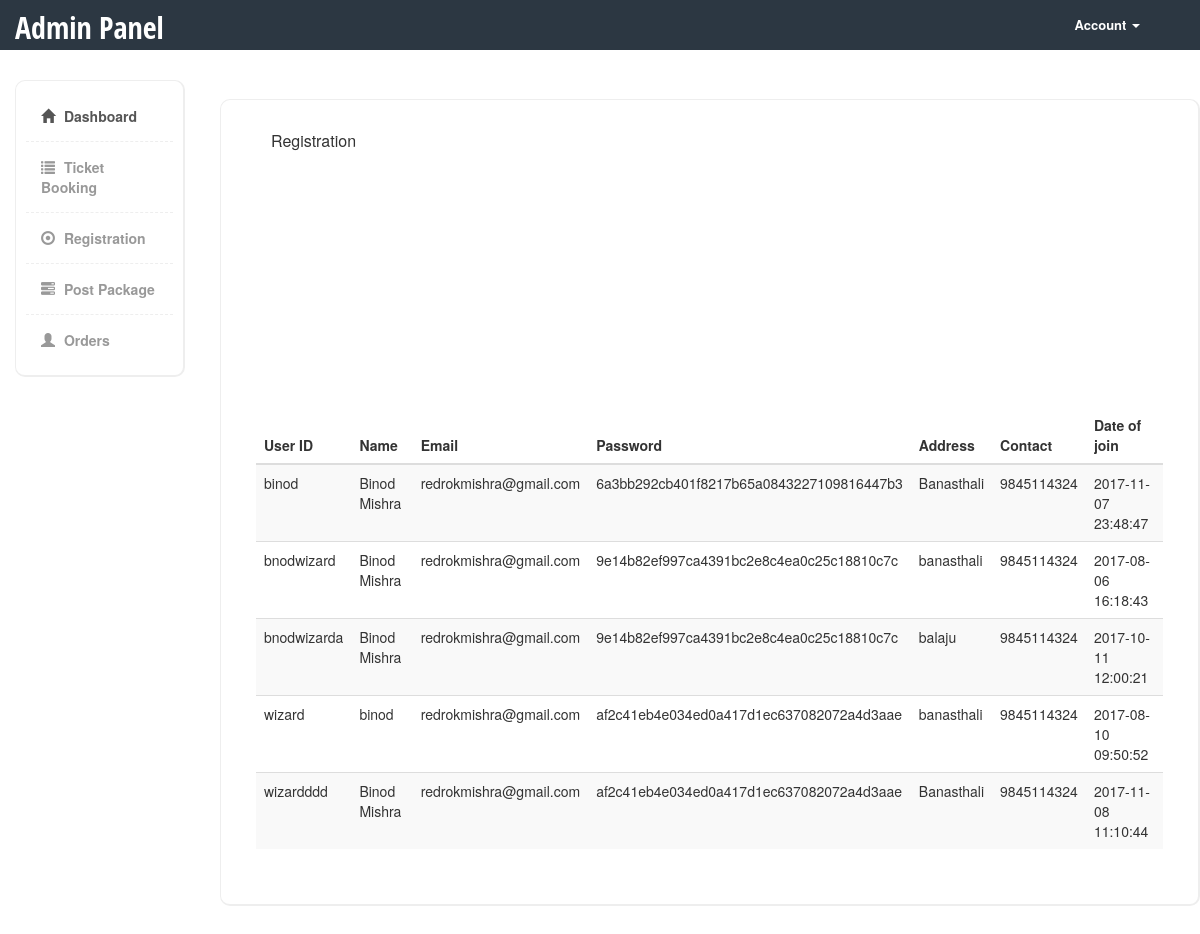
The app's page /admin/registration.php (signed in) with its own data.
### tables this page shows
CREATE TABLE `register` (
  `userid` varchar(50) NOT NULL COMMENT 'userid',
  `name` varchar(50) NOT NULL COMMENT 'name',
  `email` varchar(50) NOT NULL COMMENT 'email',
  `password` varchar(50) NOT NULL COMMENT 'password',
  `address` varchar(500) NOT NULL COMMENT 'address',
  `contact` varchar(50) NOT NULL COMMENT 'contact',
  `date` timestamp NOT NULL DEFAULT CURRENT_TIMESTAMP ON UPDATE CURRENT_TIMESTAMP
);

### admin/registration.php (the view, shortened to what this page needs)
<!DOCTYPE html>
<html>
  <head>
    <link href="bootstrap/css/bootstrap.min.css" rel="stylesheet">
    <link href="css/styles.css" rel="stylesheet">
    <link rel="stylesheet" type="text/css" href="css/bootstrap.css">
	<link rel="stylesheet" type="text/css" href="css/bootstrap-responsive.css">
  </head>
  <body>
  	<div class="header">
	     <div class="container">
	        <div class="row">
	           <div class="col-md-5">
	              <div class="logo">
	                 <h1><a href="index.html">Admin Panel</a></h1>
	              </div>
	           </div>
	           <div class="col-md-2">
	              <div class="navbar navbar-inverse" role="banner">
	                  <nav class="collapse navbar-collapse bs-navbar-collapse navbar-right" role="navigation">
	                    <ul class="nav navbar-nav">
	                      <li class="dropdown">
	                        <a href="#" class="dropdown-toggle" data-toggle="dropdown">Account <b class="caret"></b></a>
	                      </li>
	                    </ul>
	                  </nav>
	              </div>
	           </div>
	        </div>
	     </div>
	</div>
    <div class="page-content">
    	<div class="row">
		  <div class="col-md-2">
		  	<div class="sidebar content-box" style="display: block;">
                <ul class="nav">
                    <li class="current"><a href="index.php"><i class="glyphicon glyphicon-home"></i> Dashboard</a></li>
                    <li><a href="booking.php"><i class="glyphicon glyphicon-list"></i> Ticket Booking</a></li>
                    <li><a href="registration.php"><i class="glyphicon glyphicon-record"></i> Registration</a></li>
                    <li><a href="package.php"><i class="glyphicon glyphicon-tasks"></i> Post Package</a></li>
                    <li><a href="packageorder.php"><i class="glyphicon glyphicon-user"></i> Orders</a></li>
                </ul>
             </div>
		  </div>
		</div>
    </div>
 <div class="content-box-large" style="margin-left: 220px;margin-top: -308px;">
  				<div class="panel-heading">
					<div class="panel-title">Registration</div>
				</div>
  				<div class="panel-body">
  					<div class="table-responsive">
     <?php
						$query = "select * from register";
						$result = mysql_query($query);
								echo "<table align='center' class='table table-hover table-striped' id='example' style='margin-top:-200px;'>";
									echo "<thead>";
										echo "<tr>";
											echo "<th>User ID</th>";
											echo "<th>Name</th>";
											echo "<th>Email</th>";
											echo "<th>Password</th>";
											echo "<th>Address</th>";
											echo "<th>Contact</th>";
											echo "<th>Date of join</th>";
										echo "</tr>";
									echo "</thead>";
									echo "<tbody>";
									while($row = mysql_fetch_array($result))
									{
										echo "<tr>";
											echo "<td>". $row['userid'] ."</td>";
											echo "<td>". $row['name'] ."</td>";
											echo "<td>". $row['email'] ."</td>";
											echo "<td>". $row['password'] ."</td>";
											echo "<td>". $row['address'] ."</td>";
											echo "<td>". $row['contact'] ."</td>";
											echo "<td>". $row['date'] ."</td>";
										echo "</tr>";
								}
									echo "</tbody>";
								echo "</table>";
					?>
</div>
  				</div>
  			</div>
  </body>
</html>

### admin/css/styles.css (style rules this page uses)
body { font-family: 'Open Sans', sans-serif; background-color: #f7f7f7; position: relative; margin: 0px; font-size: 12px; padding: 0px; }
.page-content > .row { margin-left: 0px !important; margin-right: 0px !important; margin-top: 30px; }
.header { height:50px; background-color: #2c3742; }
.header .logo h1 { font-size:30px; margin:0px; padding:10px 0px; }
.header .logo h1 a { color:#fff; font-family: 'Open Sans Condensed', sans-serif; }
.header .navbar * { box-shadow:none !important; }
.header .navbar { background:none !important; border:0px !important; }
.header .navbar .nav > li > a { color:#fff !important; font-size:13px !important; border-bottom:0px !important; margin-top:0px !important; font-weight:bold; }
.header .navbar-collapse { border:0px !important; }
.header .navbar-nav .caret { border-top-color:#fff !important; border-bottom-color:#fff !important; }
.content-box, .content-box-large { margin-bottom:30px; background:#fff; border-radius:10px; padding:10px; border-left:1px solid #eee; border-top:1px solid #eee; border-right:2px solid #eee; border-bottom:2px solid #eee; }
.content-box-large { padding: 20px; }
.sidebar ul.nav, .sidebar ul.nav ul { list-style: none; padding: 0px; margin: 0px; }
.sidebar .nav > li { margin: 0; border-bottom:1px dashed #eee; }
.sidebar .nav > li:last-child { border-bottom:0px; }
.sidebar .nav > li > a { font-size: 14px; line-height: 20px; padding: 15px 15px; color: #999; display: block; font-weight:bold; background:none; text-decoration: none; border-top:0px; font-weight:bold; }
.sidebar .nav > li > a > i { margin-right:5px; }
.sidebar .nav li a:hover, .sidebar .nav li.current > a { background: #fff; color: #555; border-bottom:0px; }
body { background-color: #eff0f3; }
.panel-heading>.panel-title, .content-box-header .panel-title { float: left; padding: 10px 15px; padding-top: 0px; }
.panel-body { clear:both; }

### records on screen
register: userid "binod", name "Binod Mishra", email "redrokmishra@gmail.com", password "6a3bb292cb401f8217b65a0843227109816447b3", address "Banasthali", contact "9845114324", date "2017-11-07 23:48:47"
register: userid "bnodwizard", name "Binod Mishra", email "redrokmishra@gmail.com", password "9e14b82ef997ca4391bc2e8c4ea0c25c18810c7c", address "banasthali", contact "9845114324", date "2017-08-06 16:18:43"
register: userid "bnodwizarda", name "Binod Mishra", email "redrokmishra@gmail.com", password "9e14b82ef997ca4391bc2e8c4ea0c25c18810c7c", address "balaju", contact "9845114324", date "2017-10-11 12:00:21"
register: userid "wizard", name "binod", email "redrokmishra@gmail.com", password "af2c41eb4e034ed0a417d1ec637082072a4d3aae", address "banasthali", contact "9845114324", date "2017-08-10 09:50:52"
register: userid "wizardddd", name "Binod Mishra", email "redrokmishra@gmail.com", password "af2c41eb4e034ed0a417d1ec637082072a4d3aae", address "Banasthali", contact "9845114324", date "2017-11-08 11:10:44"
